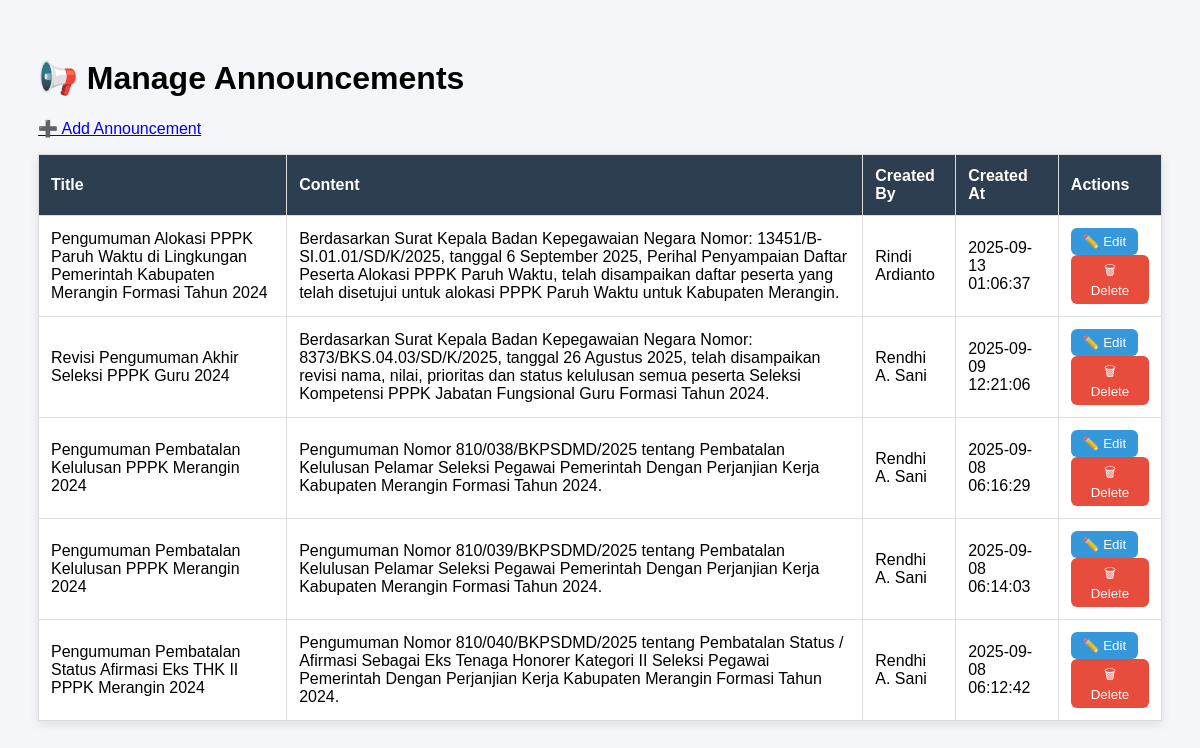
The page /cms/example/admin_announcements.php (signed in) on the database its author committed.
### tables this page shows
CREATE TABLE `announcements` (
  `id` int(11) NOT NULL,
  `title` varchar(255) NOT NULL,
  `content` text NOT NULL,
  `created_at` timestamp NOT NULL DEFAULT current_timestamp(),
  `created_by` varchar(100) NOT NULL,
  `thumbnail` varchar(255) DEFAULT NULL,
  `attachment` varchar(255) DEFAULT NULL
);

### cms/example/admin_announcements.php (the view, shortened to what this page needs)
<?php
include "auth.php";
$result = $conn->query("SELECT * FROM announcements ORDER BY created_at DESC");
?>
<!DOCTYPE html>
<html>
<head>
</head>
<body>
  <h1>📢 Manage Announcements</h1>
  <p><a href="admin_announcements_add.php">➕ Add Announcement</a></p>
  <table>
    <tr>
      <th>Title</th>
      <th>Content</th>
      <th>Created By</th>
      <th>Created At</th>
      <th>Actions</th>
    </tr>
    <?php while ($row = $result->fetch_assoc()): ?>
      <tr data-id="<?= $row['id'] ?>">
        <td class="title"><?= htmlspecialchars($row['title']) ?></td>
        <td class="content"><?= htmlspecialchars($row['content']) ?></td>
        <td><?= htmlspecialchars($row['created_by']) ?></td>
        <td><?= $row['created_at'] ?></td>
        <td>
          <button class="edit">✏️ Edit</button>
          <button class="delete">🗑 Delete</button>
        </td>
      </tr>
    <?php endwhile; ?>
  </table>
</body>
</html>

### cms/example/admin_announcements.php (style rules this page uses)
body { font-family: Arial; background:#f4f6f9; padding:30px; }
table { width:100%; border-collapse:collapse; background:#fff; box-shadow:0 3px 10px rgba(0,0,0,0.1); }
th, td { padding:12px; border:1px solid #ddd; text-align:left; }
th { background:#2c3e50; color:#fff; }
button { padding:6px 12px; border:none; border-radius:6px; cursor:pointer; }
.edit { background:#3498db; color:#fff; }
.delete { background:#e74c3c; color:#fff; }

### rows shown on the page
announcements: title "Pengumuman Alokasi PPPK Paruh Waktu di Lingkungan Pemerintah Kabupaten Merangin Formasi Tahun 2024", content "Berdasarkan Surat Kepala Badan Kepegawaian Negara Nomor: 13451/B-SI.01.01/SD/K/2025, tanggal 6 September 2025, Perihal Penyampaian Daftar Peserta Alokasi PPPK Paruh Waktu, telah disampaikan daftar peserta yang telah disetujui untuk alokasi PPPK Paruh Waktu untuk Kabupaten Merangin.", created_by "Rindi Ardianto", created_at "2025-09-13 01:06:37"
announcements: title "Revisi Pengumuman Akhir Seleksi PPPK Guru 2024", content "Berdasarkan Surat Kepala Badan Kepegawaian Negara Nomor: 8373/BKS.04.03/SD/K/2025, tanggal 26 Agustus 2025, telah disampaikan revisi nama, nilai, prioritas dan status kelulusan semua peserta Seleksi Kompetensi PPPK Jabatan Fungsional Guru Formasi Tahun 2024.", created_by "Rendhi A. Sani", created_at "2025-09-09 12:21:06"
announcements: title "Pengumuman Pembatalan Kelulusan PPPK Merangin 2024", content "Pengumuman Nomor 810/038/BKPSDMD/2025 tentang Pembatalan Kelulusan Pelamar Seleksi Pegawai Pemerintah Dengan Perjanjian Kerja Kabupaten Merangin Formasi Tahun 2024.", created_by "Rendhi A. Sani", created_at "2025-09-08 06:16:29"
announcements: title "Pengumuman Pembatalan Kelulusan PPPK Merangin 2024", content "Pengumuman Nomor 810/039/BKPSDMD/2025 tentang Pembatalan Kelulusan Pelamar Seleksi Pegawai Pemerintah Dengan Perjanjian Kerja Kabupaten Merangin Formasi Tahun 2024.", created_by "Rendhi A. Sani", created_at "2025-09-08 06:14:03"
announcements: title "Pengumuman Pembatalan Status Afirmasi Eks THK II PPPK Merangin 2024", content "Pengumuman Nomor 810/040/BKPSDMD/2025 tentang Pembatalan Status / Afirmasi Sebagai Eks Tenaga Honorer Kategori II Seleksi Pegawai Pemerintah Dengan Perjanjian Kerja Kabupaten Merangin Formasi Tahun 2024.", created_by "Rendhi A. Sani", created_at "2025-09-08 06:12:42"
